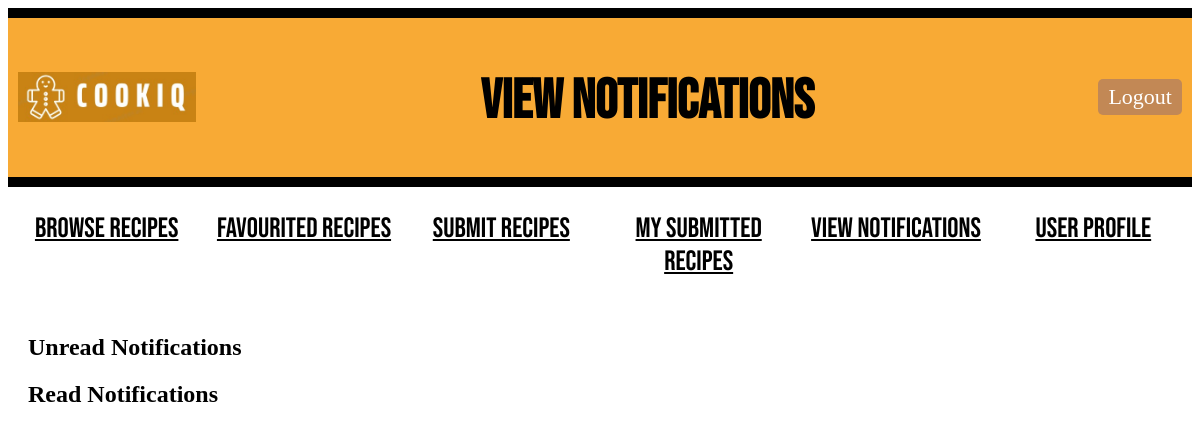
/user/13/notifications (signed in), run on an earlier commit of the app's database.
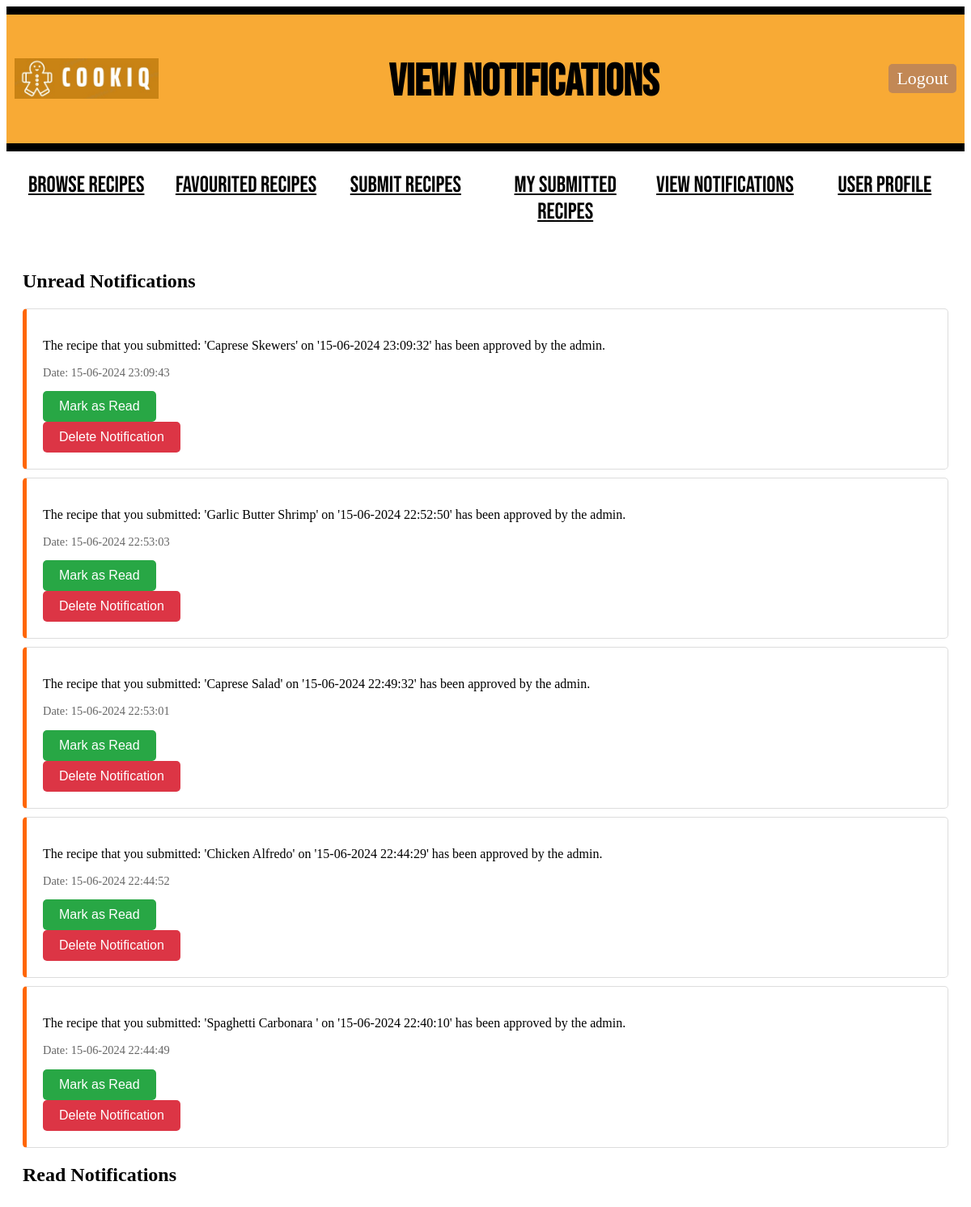
And on a later commit of the database.
### models.py (models this page shows)
class Notification(db.Model):
    id = db.Column(db.Integer, primary_key=True)
    user_id = db.Column(db.Integer, db.ForeignKey('user.id', name='fk_notification_user'), nullable=False)
    message = db.Column(db.String(255), nullable=False)
    timestamp = db.Column(db.DateTime(timezone=True), default=lambda: datetime.now(timezone('Asia/Kuala_Lumpur')))
    read = db.Column(db.Boolean, default=False)
    user = db.relationship('User', back_populates='notifications', overlaps="notifications,user_notifications")

### main.py (the view)
@app.route('/user/<int:user_id>/notifications')
def view_notifications(user_id):
    if "user_id" not in session or session["user_id"] != user_id:
        return redirect(url_for("login"))
    user = User.query.get_or_404(user_id)
    unread_notifications = Notification.query.filter_by(user_id=user_id, read=False).order_by(Notification.timestamp.desc()).all()
    read_notifications = Notification.query.filter_by(user_id=user_id, read=True).order_by(Notification.timestamp.desc()).all()
    return render_template('notifications.html', user=user, unread_notifications=unread_notifications, read_notifications=read_notifications)

### templates/notifications.html (shortened to what this page needs)
<!DOCTYPE html>
<html>
<head>
    <link rel="stylesheet" type="text/css" href="{{ url_for('static', filename='style.css') }}">
</head>
<body>
    <div class="header">
        <div class="logo-container">
            <img style="height: 50px; padding-bottom: 30px;" src="{{ url_for('static', filename='Logo_CookiQ.jpeg') }}" alt="Logo_CookiQ">
        </div>
        <h1 class="title">View Notifications</h1>
        <a href="{{ url_for('logout') }}" class="LogOutButton">Logout</a>
    </div>
    {% include '_flashes.html' %}
    <div class="classification">
        <ul>
            <li><a href="{{ url_for('browse_recipes', user_id=user.id) }}" class="nav-button">Browse Recipes</a></li>
            <li><a href="{{ url_for('favouritedrecipe', user_id=user.id) }}" class="nav-button">Favourited Recipes</a></li>
            <li><a href="{{ url_for('recipesubmission', user_id=user.id) }}" class="nav-button">Submit Recipes</a></li>
            <li><a href="{{ url_for('submitted_recipes', user_id=user.id) }}" class="nav-button">My Submitted Recipes</a></li>
            <li><a href="{{ url_for('view_notifications', user_id=user.id) }}" class="nav-button">View Notifications</a></li>
            <li><a href="{{ url_for('user_profile', user_id=user.id) }}" class="nav-button">User Profile</a></li>
        </ul>
    </div>
    <div class="notifications-container">
        <h2>Unread Notifications</h2>
        <ul class="notification-list">
            {% for notification in unread_notifications %}
            <li class="notification-item unread">
                <p>{{ notification.message }}</p>
                <p class="timestamp">Date: {{ notification.timestamp.strftime('%d-%m-%Y %H:%M:%S') }}</p>
                <div class="notification-actions">
                    <form action="{{ url_for('mark_notification_as_read', notification_id=notification.id, user_id=user.id) }}" method="POST">
                        <button type="submit" class="btn-mark-read">Mark as Read</button>
                    </form>
                    <form action="{{ url_for('delete_notification', user_id=user.id, notification_id=notification.id) }}" method="POST">
                        <button type="submit" class="btn-delete-notif" onclick="return confirm('Are you sure you want to delete this notification?')">Delete Notification</button>
                    </form>
                </div>
            </li>
            {% endfor %}
        </ul>
        <h2>Read Notifications</h2>
    </div>
</body>
</html>

### templates/_flashes.html (shortened to what this page needs)
<link rel="stylesheet" type="text/css" href="{{ url_for('static', filename='style.css') }}">

### static/style.css (style rules this page uses)
.header { display: flex; align-items: center; justify-content: space-between; background-color: #f8aa35; border-top: 10px solid #000; border-bottom: 10px solid #000; margin-bottom: 20px; padding: 5px 10px; }
.logo-container { display: flex; align-items: center; margin-top: 30px; }
.title { font-family: 'Bebas Neue', sans-serif; font-size: 55px; color: rgb(0, 0, 0); margin-top: 45px; }
.nav-button { border: none; color: rgb(0, 0, 0); }
.MainButton, .HomeButton, .LogOutButton { padding: 5px 10px; border-radius: 5px; background-color: #c28855; color: #fff; font-size: 22px; font-weight: 300; cursor: pointer; text-decoration: none; left: 20px; }
.classification ul { text-align: center; display: flex; padding-top: 5px; padding-left: 0px; }
.classification li { font-family: 'Bebas Neue', sans-serif; font-size: 28px; font-weight: 300; text-transform: uppercase; display: inline-block; width: 100%; }
.notifications-container { padding: 20px; }
.notification-list { list-style-type: none; padding: 0; }
.notification-item { background-color: white; margin: 10px 0; padding: 20px; border: 1px solid #ddd; border-radius: 5px; transition: box-shadow 0.3s; }
.notification-item.unread { border-left: 5px solid #ff6600; }
.timestamp { font-size: 0.9em; color: #666; }
.notification-actions { margin-top: 10px; }
.btn-mark-read, .btn-mark-unread, .btn-delete-notif { border: none; padding: 10px 20px; cursor: pointer; font-size: 1em; border-radius: 5px; transition: background-color 0.3s; }
.btn-mark-read { background-color: #28a745; color: white; }
.btn-delete-notif { background-color: #dc3545; color: white; }

What changed in the data, as far as the page shows it:
added Notification: message "The recipe that you submitted: 'Caprese Skewers' on '15-06-2024 23:09:32' has been approved by the admin.", timestamp "15-06-2024 23:09:43"
added Notification: message "The recipe that you submitted: 'Garlic Butter Shrimp' on '15-06-2024 22:52:50' has been approved by the admin.", timestamp "15-06-2024 22:53:03"
added Notification: message "The recipe that you submitted: 'Caprese Salad' on '15-06-2024 22:49:32' has been approved by the admin.", timestamp "15-06-2024 22:53:01"
added Notification: message "The recipe that you submitted: 'Chicken Alfredo' on '15-06-2024 22:44:29' has been approved by the admin.", timestamp "15-06-2024 22:44:52"
added Notification: message "The recipe that you submitted: 'Spaghetti Carbonara ' on '15-06-2024 22:40:10' has been approved by the admin.", timestamp "15-06-2024 22:44:49"
